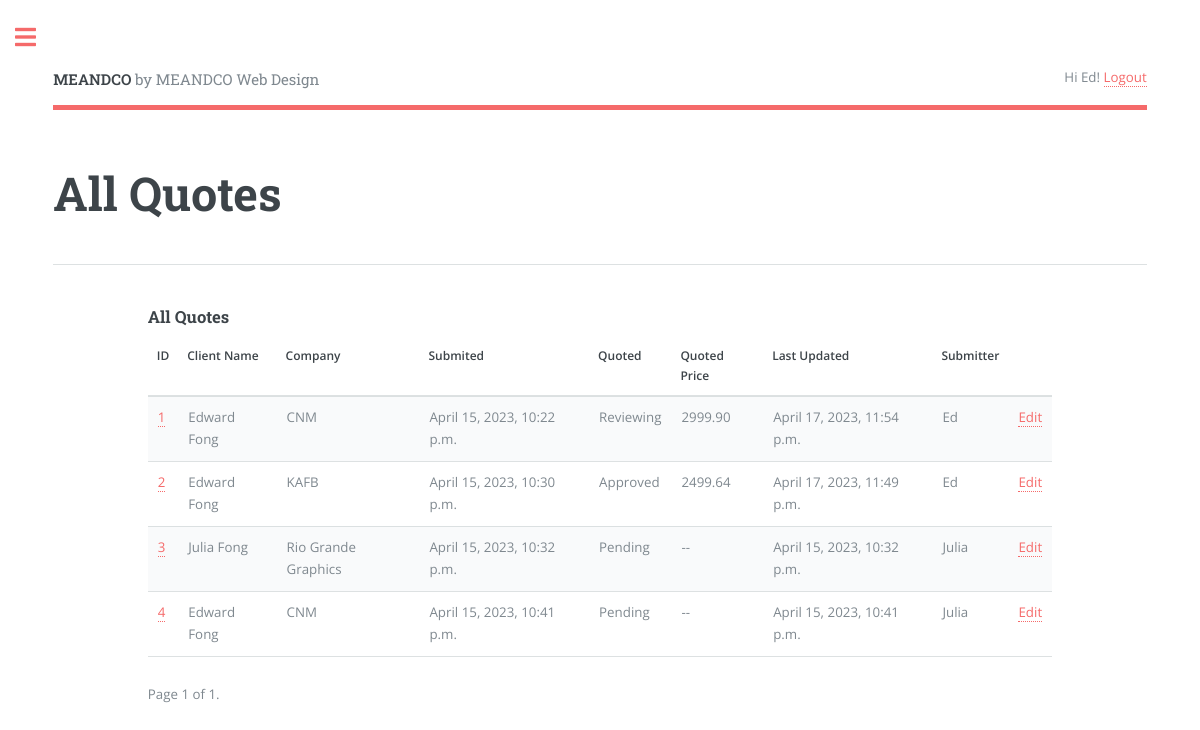
The page /quotes/?page=2 (signed in) on the database as committed earlier.
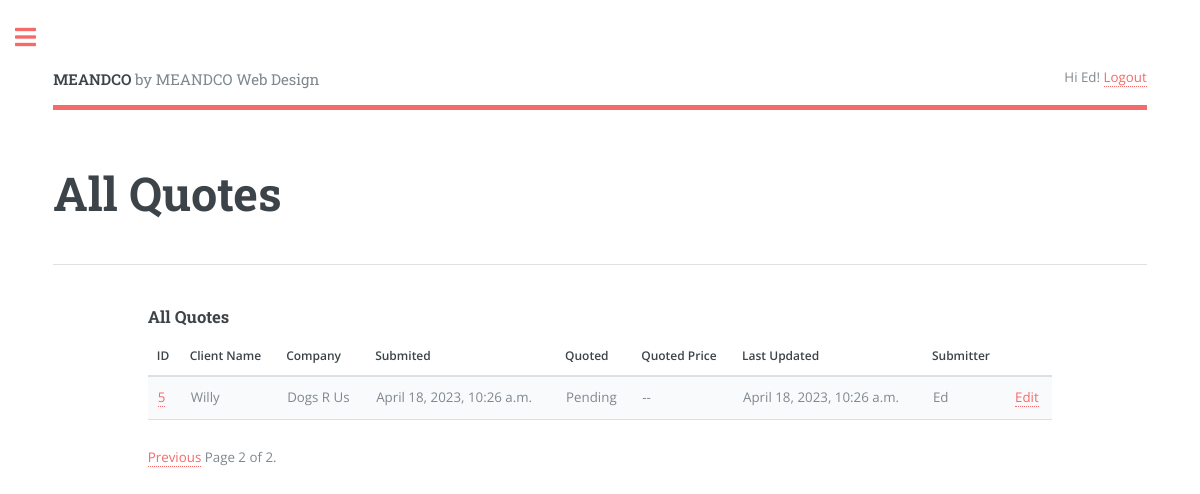
The same page on the database as committed later.
### quote/models.py (models this page shows, shortened)
class Quote(models.Model):
    class Status(models.TextChoices):
        PENDING = 'Pending'
        REVIEWING = 'Reviewing'
        APPROVED = 'Approved'
    class Priority(models.TextChoices):
        URGENT  = 'UG', _('Urgent - 1 to week or less')
        NORMAL  = 'NM', _('Normal - 2 to 4 weeks')
        LOW     = 'LW', _('Low - Still Researching')
    name = models.CharField(max_length=250)
    requester = models.ForeignKey(User,
                                  on_delete=models.CASCADE, related_name='quotes')
    position = models.CharField(max_length=250, null=True,
                                blank=True)
    company = models.CharField(max_length=250, null=True,
                               blank=True)
    address = models.CharField(max_length=250, null=True,
                               blank=True)
    phone = models.CharField(max_length=30)
    email = models.EmailField(max_length=250)
    web_address = models.CharField(max_length=250, null=True,
                                   blank=True)
    description = models.TextField()
    created = models.DateTimeField(auto_now_add=True)
    updated = models.DateTimeField(auto_now=True)
    stat = models.CharField(max_length=20,
                              choices=Status.choices,
                              default=Status.PENDING)
    priority = models.CharField(max_length=2,
                                choices=Priority.choices,
                                default=Priority.NORMAL)
    quoted_price = models.DecimalField(max_digits=250,decimal_places=2,
                                    null=True, blank=True)
    jobfile = models.FileField(upload_to="jobfiles/", null=True, blank=True)
    class Meta:
        ordering = ['created']
        indexes = [
            models.Index(fields=['created'])
        ]

### quote/views.py (the view)
# urls.py: path('quotes/', views.quotes_list, name='quotes_list'),
@login_required(login_url='login')
def quotes_list(request):
    if request.user.is_superuser:
        quotes = Quote.objects.all()
    else:
        quotes =  Quote.objects.filter(requester=request.user)
    paginator = Paginator(quotes, 4)
    page_number = request.GET.get('page', 1)
    try:
        quotes = paginator.page(page_number)
    except PageNotAnInteger:
        quotes = paginator.page(1)
    except EmptyPage:
        quotes = paginator.page(paginator.num_pages)
    context = {'quotes':quotes,'quotes':quotes}
    return render(request, 'quote/quotes_list.html', context)

### quote/templates/quote/quotes_list.html (shortened to what this page needs)
{% extends "base.html" %}
{% block header %}All Quotes{% endblock %}
{% block content %}
  <h3>All Quotes</h3>
    <div class="table-wrapper">
        <table>
            <thead>
            <tr>
                <th>ID</th>
                <th>Client Name</th>
                <th>Company</th>
                <th>Submited</th>
                <th>Quoted</th>
                <th>Quoted Price</th>
                <th>Last Updated</th>
                <th>Submitter</th>
                {% if request.user.is_superuser %}<th></th>{% endif %}
            </tr>
            </thead>
            <tbody>
            {% if quotes %}
            {% for q in quotes %}
                <tr>
                    <td><a href="{% url 'quote_detail' q.id %}">{{ q.id }}</a></td>
                    <td>{{ q.name }}</td>
                    <td>{{ q.company }} </td>
                    <td>{{ q.created }}</td>
                    <td>{{ q.stat }}</td>
                    <td>{% if q.quoted_price  %}{{ q.quoted_price }} {% else %}--{% endif %}</td>
                    <td>{{ q.updated }}</td>
                    <td>{{ q.requester | title }}</td>
                    {% if request.user.is_superuser %}<td><a href="{% url 'quote_edit' q.id %}">Edit</a></td>{% endif %}
                </tr>
            {% endfor %}
            {% endif %}
          </tbody>
        </table>
        {% if quotes %}{% include 'pagination.html' with page=quotes %}{% endif %}
     </div>
{% endblock %}

Rows that differ between the two databases and show on the page:
no longer on this page (row unchanged): Quote: id "1", name "Edward Fong", company "CNM", created "April 15, 2023, 10:22 p.m.", stat "Reviewing", quoted_price "2999.90", updated "April 17, 2023, 11:54 p.m.", requester "Ed"
no longer on this page (row unchanged): Quote: id "2", name "Edward Fong", company "KAFB", created "April 15, 2023, 10:30 p.m.", stat "Approved", quoted_price "2499.64", updated "April 17, 2023, 11:49 p.m.", requester "Ed"
no longer on this page (row unchanged): Quote: id "3", name "Julia Fong", company "Rio Grande Graphics", created "April 15, 2023, 10:32 p.m.", stat "Pending", updated "April 15, 2023, 10:32 p.m.", requester "Julia"
no longer on this page (row unchanged): Quote: id "4", name "Edward Fong", company "CNM", created "April 15, 2023, 10:41 p.m.", stat "Pending", updated "April 15, 2023, 10:41 p.m.", requester "Julia"
added Quote: id "5", name "Willy", company "Dogs R Us", created "April 18, 2023, 10:26 a.m.", stat "Pending", updated "April 18, 2023, 10:26 a.m.", requester "Ed"
Other text that changed with them:
{{ page.number }}: "1" → "2"
{{ page.paginator.num_pages }}: "1" → "2"
text now shown: "Previous"
